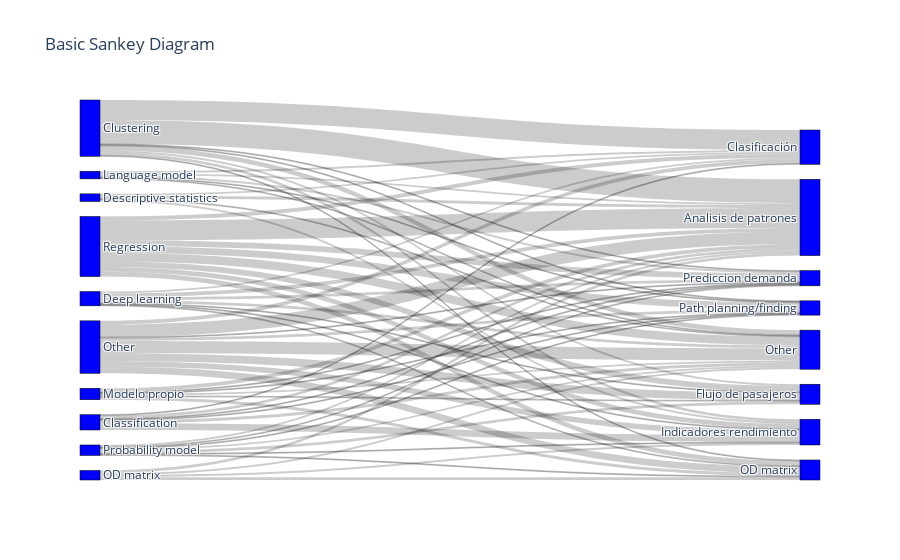

The notebook cell saved with this chart:
### Code cell
aggregated_table = (
    data[columns]
    .groupby(["Model", "Model type", "Analysis type"])[["ID"]]
    .nunique()
    .groupby(["Model type", "Analysis type"])[["ID"]]
    .sum()
    .sort_values(by="ID")
).reset_index()

label1 = sorted(list(sets_dict["Model type"]))
label1.append("Other")
label2 = sorted(set(data["Analysis type"].tolist()))

source = []
target = []
value = []


for row in aggregated_table.iterrows():
    source.append(label1.index(row[1]["Model type"]))
    target.append(label2.index(row[1]["Analysis type"]) + len(label1))
    value.append(row[1]["ID"])

fig = go.Figure(
    data=[
        go.Sankey(
            node=dict(
                pad=15,
                thickness=20,
                line=dict(color="black", width=0.5),
                label=label1 + label2,
                color="blue",
            ),
            link=dict(
                source=source,  # indices correspond to labels, eg A1, A2, A1, B1, ...
                target=target,
                value=value,
            ),
        )
    ]
)

fig.update_layout(title_text="Basic Sankey Diagram")
fig.show()

### Figure 1 — Plotly figure (JSON) as saved in the notebook; plotly's stock layout.template omitted (floating-point values rounded to 4 significant figures)
{"data": [{"link": {"source": [19, 17, 17, 6, 33, 5, 19, 5, 4, 4, 5, 19, 24, 24, 2, 2, 2, 24, 4, 24, 19, 21, 17, 17, 17, 6, 21, 24, 5, 24, 4, 6, 33, 21, 21, 24, 2, 6, 2, 5, 5, 19, 4, 19, 33, 26, 5, 4, 26, 26, 26, 26, 33, 2, 33, 26, 33, 26, 33, 33, 26, 4, 4], "target": [36, 40, 39, 39, 41, 38, 40, 36, 41, 40, 37, 41, 37, 38, 35, 41, 40, 41, 38, 40, 39, 37, 41, 35, 34, 37, 39, 39, 35, 34, 36, 35, 40, 38, 34, 36, 34, 34, 39, 41, 39, 38, 37, 34, 35, 35, 34, 39, 38, 37, 36, 41, 37, 37, 38, 40, 36, 39, 39, 34, 34, 35, 34], "value": [1, 1, 1, 1, 1, 1, 1, 1, 1, 1, 1, 1, 1, 1, 1, 1, 1, 1, 1, 1, 2, 2, 2, 2, 2, 2, 2, 2, 2, 2, 2, 2, 3, 3, 3, 3, 3, 3, 3, 3, 3, 3, 3, 4, 4, 4, 4, 5, 5, 5, 6, 6, 6, 7, 7, 7, 8, 9, 13, 13, 21, 21, 25]}, "node": {"color": "blue", "label": ["Algebraic model", "Anomaly detection", "Classification", "Classifictaion", "Clustering", "Deep learning", "Descriptive statistics", "Dimensionality reduction", "Economical model", "Error correction model", "Feature selection", "Forecasting", "Game theory", "Genetic algorithm", "Genetic algorithms", "Graph model", "Gravity-based model", "Language model", "Modelo Propio", "Modelo propio", "Neural networks", "OD matrix", "Optimization", "Panel analysis", "Probability model", "Ranking algorithm", "Regression", "Stochastic mode", "Stochastic model", "Time series analysis", "Trip chaining model", "Trip destinaton model", "Trip-chaining model", "Other", "Analisis de patrones", "Clasificación", "Flujo de pasajeros", "Indicadores rendimiento", "OD matrix", "Other", "Path planning/finding", "Prediccion demanda"], "line": {"color": "black", "width": 0.5}, "pad": 15, "thickness": 20}, "type": "sankey"}], "layout": {"title": {"text": "Basic Sankey Diagram"}}}
